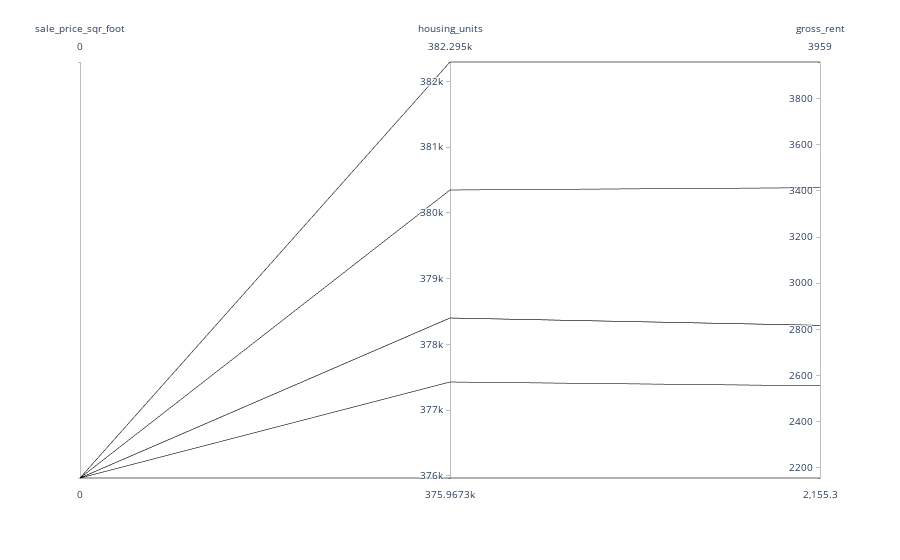

Notebook source saved alongside this figure:
### Code cell
def parallel_coordinates():
    """Parallel Coordinates Plot."""

    # YOUR CODE HERE!
    
px.parallel_coordinates(high_price_df, color = 'sale_price_sqr_foot')

### Figure 1 — Plotly figure (JSON) as saved in the notebook; plotly's stock layout.template omitted (floating-point values rounded to 4 significant figures)
{"data": [{"dimensions": [{"label": "sale_price_sqr_foot", "values": [null, null, null, null, null, null, null, null, null]}, {"label": "housing_units", "values": [377400.0, 380348, 376000.0, 378401, 382295, 378401, 378401, 378401, 378401]}, {"label": "gross_rent", "values": [2555.0, 3414, 2155.0, 2817.0, 3959, 2817.0, 2817.0, 2817.0, 2817.0]}], "domain": {"x": [0, 1], "y": [0, 1]}, "line": {"color": [null, null, null, null, null, null, null, null, null], "coloraxis": "coloraxis"}, "name": "", "type": "parcoords"}], "layout": {"autosize": true, "coloraxis": {"colorbar": {"title": {"text": "sale_price_sqr_foot"}}, "colorscale": [[0, "#0d0887"], [0.1111, "#46039f"], [0.2222, "#7201a8"], [0.3333, "#9c179e"], [0.4444, "#bd3786"], [0.5556, "#d8576b"], [0.6667, "#ed7953"], [0.7778, "#fb9f3a"], [0.8889, "#fdca26"], [1, "#f0f921"]]}, "legend": {"tracegroupgap": 0}, "margin": {"t": 60}}}
